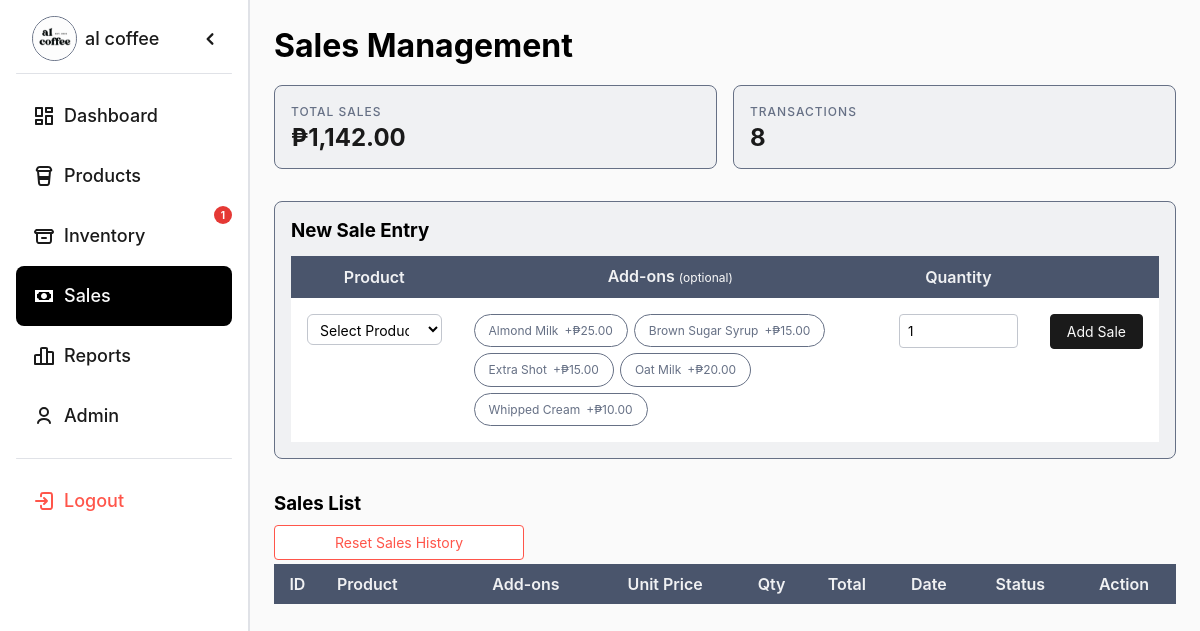
Page /package/admin/sales.php?date=2026-04-30 16:15:26 (signed in) on the earlier database version.
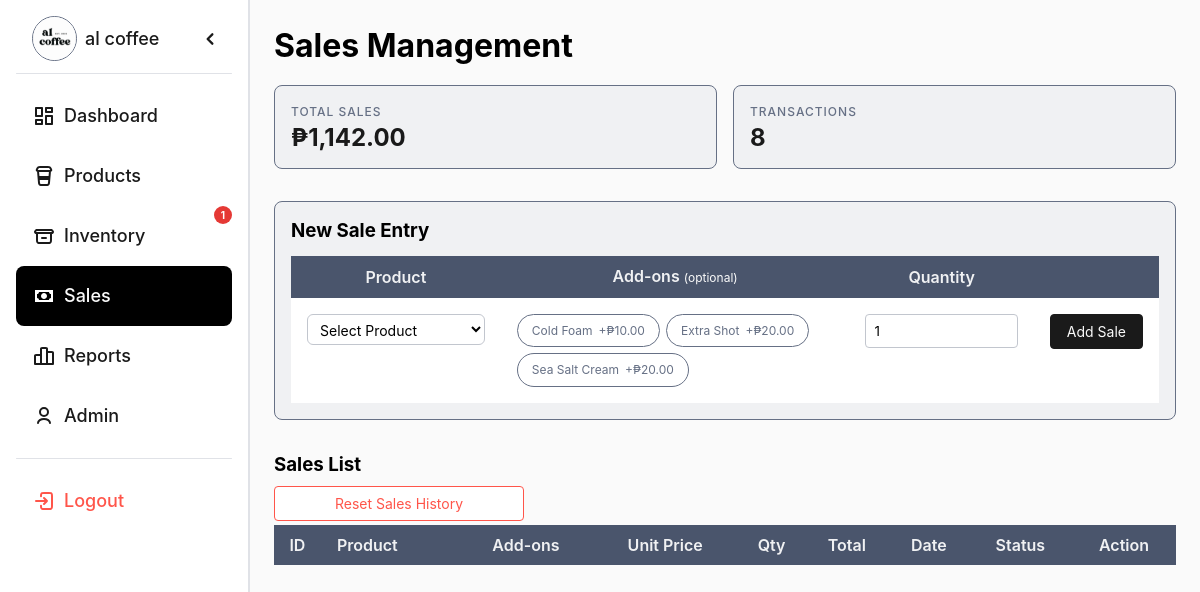
Same page on the later database version.
### tables this page shows
CREATE TABLE IF NOT EXISTS `addons` (
  `addon_id` int NOT NULL AUTO_INCREMENT,
  `addon_name` varchar(100) NOT NULL,
  `price` decimal(10,2) NOT NULL DEFAULT '0.00',
  `status` enum('Available','Unavailable') DEFAULT 'Available',
  PRIMARY KEY (`addon_id`)
);

### package/partials/header.php (called while the page is built, shortened)
<?php
require_once __DIR__ . '/low_stock_badge.php';
?>

### package/partials/low_stock_badge.php (called while the page is built, shortened)
<?php
$sql = "SELECT COUNT(*) AS c FROM ingredients WHERE stock <= low_stock_threshold";
$res = $conn->query($sql);
if ($res) {
    $row = $res->fetch_assoc();
    $lowStockCount = intval($row['c'] ?? 0);
}

### package/admin/sales.php (the view, shortened to what this page needs)
<?php
$conn = new mysqli("localhost", "root", "", "login");
$totalSales = $conn->query("
    SELECT SUM(total) as total FROM sales WHERE status = 'Completed'
")->fetch_assoc()['total'] ?? 0;
$totalTransactions = $conn->query("
    SELECT COUNT(*) as c FROM sales WHERE status = 'Completed'
")->fetch_assoc()['c'] ?? 0;
$addons_res  = $conn->query(
    "SELECT addon_id, addon_name, price FROM addons WHERE status = 'Available' ORDER BY addon_name"
);
$addons_list = [];
while ($a = $addons_res->fetch_assoc()) $addons_list[] = $a;
?>
<!DOCTYPE html>
<html>
<head>
    <link rel="stylesheet" href="../../resources/css/general.css">
    <link rel="stylesheet" href="../../resources/css/design_tokens/primitives.css">
    <link rel="stylesheet" href="../../resources/css/design_tokens/mapping.css">
    <link rel="stylesheet" href="../../resources/css/partials/header.css">
    <link rel="stylesheet" href="../../resources/css/partials/side_nav.css">
    <link rel="stylesheet" href="../../resources/css/main_interface.css">
     <link rel="stylesheet" href="../../resources/css/sales.css">
</head>
<body>
<div class="container">
    <?php include '../partials/header.php'; ?>
    <?php require '../partials/sidenav.php'; ?>
    <div class="main">
        <h1>Sales Management</h1>
        <div class="statistics-container statistics-container--grid">
            <div class="statistics_card statistics_card--flex">
                <div class="stat_card-label">Total Sales</div>
                <div class="stat-value">&#8369;<?= number_format($totalSales, 2) ?></div>
            </div>
            <div class="statistics_card statistics_card--flex">
                <div class="stat_card-label">Transactions</div>
                <div class="stat-value"><?= $totalTransactions ?></div>
            </div>
        </div>
        <div class="sale-form">
            <h3>New Sale Entry</h3>
            <form method="POST">
                <table class="entry-table">
                    <thead>
                        <tr>
                            <th>Product</th>
                            <th>Add-ons <span class="hint">(optional)</span></th>
                            <th>Quantity</th>
                            <th></th>
                        </tr>
                    </thead>
                    <tbody>
                        <tr>
                            <td class="entry-cell">
                                <select name="product_id" required>
                                    <option value="">Select Product</option>
                                </select>
                            </td>
                            <td class="entry-cell">
                                <?php if (!empty($addons_list)): ?>
                                    <div class="addon-list">
                                        <?php foreach ($addons_list as $a): ?>
                                            <div class="addon-chip">
                                                <label for="addon_<?= $a['addon_id'] ?>">
                                                    <?= htmlspecialchars($a['addon_name']) ?>
                                                    <span class="addon-price">+&#8369;<?= number_format($a['price'], 2) ?></span>
                                                </label>
                                            </div>
                                        <?php endforeach; ?>
                                    </div>
                                <?php else: ?>
                                    <span class="no-data">No add-ons available</span>
                                <?php endif; ?>
                            </td>
                            <td class="entry-cell">
                                <input type="number" name="quantity" min="1" value="1" required>
                            </td>
                            <td class="entry-cell">
                                <button type="submit" name="add_sale" class="add-btn">Add Sale</button>
                            </td>
                        </tr>
                    </tbody>
                </table>
            </form>
        </div>
        <h3>Sales List</h3>
        <form method="POST" onsubmit="return confirm('Reset all sales history? This cannot be undone.');">
            <button type="submit" name="reset_sales" class="reset-btn">Reset Sales History</button>
        </form>
        <table class="sales-table">
            <thead>
                <tr>
                    <th>ID</th>
                    <th style="text-align: left; padding-left: 16px;">Product</th>
                    <th>Add-ons</th>
                    <th>Unit Price</th>
                    <th>Qty</th>
                    <th>Total</th>
                    <th>Date</th>
                    <th>Status</th>
                    <th>Action</th>
                </tr>
            </thead>
        </table>
    </div>
</div>
</body>
</html>

### package/partials/sidenav.php (shortened to what this page needs)
<?php
$currentPage = basename(parse_url($_SERVER['REQUEST_URI'] ?? '', PHP_URL_PATH));
$activePage = $currentPage;
require_once __DIR__ . '/low_stock_badge.php';
?>
    <div class="sidenav">
     <div class="sidenav_header-container sidenav_header-container--flex">
         <a href="admin.php" class="sidenav_logo-admin sidenav_logo-admin--flex">
             <img src="../../resources/images/logo/Logo_Black.svg" alt="Admin Menu" class="business_logo_desktop">
             <p>al coffee</p>
        </a>
        <div class="sidenav_header_icon-container">
               <img class="drawer_desktop" src="../../resources/images/icons/Arrow/Chevron_Left_MD.svg" alt="Toggle Menu">
        </div>
    </div>
     <span class="line-separator"></span>
    <div class="sidenav_main-container">
             <a href="home_page.php" class="sidenav_main <?= ($activePage === 'home_page.php') ? 'sidenav_main--active' : '' ?>" aria-current="<?= ($activePage === 'home_page.php') ? 'page' : 'false' ?>">
                 <img src="../../resources/images/icons/Interface/Dashboard.svg" alt="Dashboard">
                <p>Dashboard</p>
            </a>
             <a href="products.php" class="sidenav_main <?= ($activePage === 'products.php') ? 'sidenav_main--active' : '' ?>" aria-current="<?= ($activePage === 'products.php') ? 'page' : 'false' ?>">
                  <img src="../../resources/images/icons/Environment/Coffe_To_Go.svg" alt="Products">
                <p>Products</p>
            </a>
              <a href="inventory.php" class="sidenav_main <?= ($activePage === 'inventory.php') ? 'sidenav_main--active' : '' ?>" aria-current="<?= ($activePage === 'inventory.php') ? 'page' : 'false' ?>">
                 <?php if (!empty($lowStockCount) && intval($lowStockCount) > 0): ?>
                     <span class="alert-nav-badge"><?= intval($lowStockCount) ?></span>
                 <?php endif; ?>
                 <img src="../../resources/images/icons/File/Archive.svg" alt="Inventory">
                <p>Inventory</p>
            </a>
             <a href="sales.php" class="sidenav_main <?= ($activePage === 'sales.php') ? 'sidenav_main--active' : '' ?>" aria-current="<?= ($activePage === 'sales.php') ? 'page' : 'false' ?>">
                 <img src="../../resources/images/icons/Interface/Cash.svg" alt="Sales">
                <p>Sales</p>
            </a>
             <a href="reports_analysis.php" class="sidenav_main <?= ($activePage === 'reports_analysis.php') ? 'sidenav_main--active' : '' ?>" aria-current="<?= ($activePage === 'reports_analysis.php') ? 'page' : 'false' ?>">
                   <img src="../../resources/images/icons/Interface/Vertical_Bar.svg" alt="Reports">
                <p>Reports</p>
            </a>
             <a href="admin.php" class="sidenav_main <?= ($activePage === 'admin.php') ? 'sidenav_main--active' : '' ?>" aria-current="<?= ($activePage === 'admin.php') ? 'page' : 'false' ?>">
                 <img src="../../resources/images/icons/User/User_03.svg" alt="Admin">
                <p>Admin</p>
            </a>
         </div>
     <span class="line-separator"></span>
     <div class="sidenav_footer-container sidenav_footer-container--flex">
         <a href="logout.php"
           onclick="return confirm('Are you sure you want to log out?')" class="logout_container logout_container--flex">
             <img src="../../resources/images/icons/Interface/Log_Out.svg" alt="Logout">
           <p>Logout</p>
        </a>
     </div>
    </div>

### resources/css/general.css (style rules this page uses)
* { box-sizing: border-box; margin: 0; padding: 0; }

### resources/css/design_tokens/primitives.css (style rules this page uses)
:root { --val-minus-1: -0.0625rem; --val-null: 0rem; --val-05px: 0.03125rem; --val-1px: 0.0625rem; --val-2px: 0.125rem; --val-minus-2: -0.125rem; --val-4px: 0.25rem; --val-minus-4: -0.25rem; --val-6px: 0.375rem; --val-8px: 0.5rem; --val-10px: 0.625rem; --val-minus-10: -0.625rem; --val-12px: 0.75rem; --val-14px: 0.875rem; --val-16px: 1rem; --val-minus-16: -1rem; --val-18px: 1.125rem; --val-20px: 1.25rem; --val-22px: 1.375rem; --val-24px: 1.5rem; --val-minus-24: -1.5rem; --val-26px: 1.625rem; --val-28px: 1.75rem; --val-32px: 2rem; --val-36px: 2.25rem; --val-40px: 2.5rem; --val-44px: 2.75rem; --val-48px: 2.8125rem; --val-52px: 3.25rem; --val-56px: 3.5rem; --val-60px: 3.75rem; --val-64px: 4rem; --val-68px: 4.25rem; --val-72px: 4.5rem; --val-76px: 4.75rem; --val-80px: 5rem; --val-84px: 5.25rem; --val-88px: 5.5rem; --val-92px: 5.75rem; --val-94px: 5.875rem; --val-96px: 6rem; --val-114px: 7.125rem; --val-128px: 8rem; --val-256px: 16rem; --val-274px: 17.125rem; --val-512px: 32rem; --val-1024px: 64rem; --val-1200px: 75rem; --val-1600px: 100rem; --val-infinity: 9999rem; --lh-4XS: 0.875rem; --lh-3XS: 1.125rem; --lh-2XS: 1.25rem; --lh-XS: 1.5rem; --lh-SM: 1.75rem; --lh-MD: 2.125rem; --lh-LG: 3.25rem; --lh-LG-3X: 4rem; --lh-LG-4x: 5.25rem; --lh-LG-5X: 6.75rem; --lh-LG-6X: 8.25rem; --size-4XS: 0.5rem; --size-3XS: 0.625rem; --size-XXS: 0.75rem; --size-XS: 0.875rem; --size-SM: 1rem; --size-MD: 1.125rem; --size-LG: 1.25rem; --size-LG-1-5: 1.5rem; --size-LG-1-75: 1.75rem; --size-LG-2X: 2.25rem; --size-LG-3X: 3rem; --size-LG-4X: 4rem; --size-LG-5X: 4.5rem; --size-LG-6X: 6rem; --weight-LIGHT: 300; --weight-REGULAR: 400; --weight-MEDIUM: 500; --weight-SEMI-BOLD: 600; --weight-BOLD: 700; --tf-DISPLAY: Manrope, Inter, Arial; --tf-HEADING: Manrope, Inter, Arial; --tf-BODY: Inter, Manrope, Arial; --tf-CAPTION: Inter, Manrope, Arial; --accent-blue-25: #f5f9ff; --accent-blue-50: #ecf5ff; --accent-blue-100: #d7eaff; --accent-blue-200: #b0d4ff; --accent-blue-300: #88bfff; --accent-blue-400: #61aaff; --accent-blue-500: #3994ff; --accent-blue-600: #1873de; --accent-blue-700: #0053b5; --accent-blue-800: #00418e; --accent-blue-900: #002a5c; --accent-white-900: #ffffff; --gray-strong-25: #bcc3e3; --gray-strong-50: #9da6cb; --gray-strong-100: #8791b7; --gray-strong-200: #6a749c; --gray-strong-300: #475175; --gray-strong-400: #384162; --gray-strong-500: #2f3757; --gray-strong-600: #242a46; --gray-strong-700: #1b2037; --gray-strong-800: #151a2d; --gray-strong-900: #0e1223; --black-25: #f2f2f2; --black-50: #e6e6e6; --black-100: #cccccc; --black-200: #b3b3b3; --black-300: #999999; --black-400: #808080; --black-500: #666666; --black-600: #4d4d4d; --black-700: #333333; --black-800: #1a1a1a; --black-900: #000000; --gray-soft-25: #fafafa; --gray-soft-50: #f0f1f3; --gray-soft-100: #e0e2e7; --gray-soft-200: #c2c6ce; --gray-soft-300: #a3a9b6; --gray-soft-400: #858d9d; --gray-soft-500: #667085; --gray-soft-600: #59647a; --gray-soft-700: #525d73; --gray-soft-800: #4a556c; --gray-soft-900: #404a60; --positive-25: #f4fcf7; --positive-50: #e9faf0; --positive-100: #d3f4e0; --positive-200: #a7e9c1; --positive-300: #7bdfa3; --positive-400: #4fd484; --positive-500: #23c965; --positive-600: #08b94e; --positive-500: #02983e; --positive-700: #02983e; --positive-800: #00732e; --positive-900: #00481d; --negative-25: #fff8f7; --negative-50: #fff1f0; --negative-100: #ffe2e0; --negative-200: #ffc6c2; --negative-300: #ffa9a3; --negative-400: #ff8d85; --negative-500: #ff554a; --negative-600: #ea483d; --negative-700: #d7392e; --negative-800: #c8271c; --negative-900: #b71409; --warning-25: #fffcf6; --warning-50: #ff9ed; --warning-100: #fff3db; --warning-200: #ffe6b7; --warning-300: #ffda92; --warning-400: #ffcd6e; --warning-500: #ffc14a; --warning-600: #eba622; --warning-700: #d18a02; --warning-800: #9f6800; --warning-900: #5a3b00; }

### resources/css/main_interface.css (style rules this page uses)
body { background: var(--background-default); min-height: 100vh; min-height: 100svh; position: relative; }
.container { position: relative; flex-direction: row; }
.main { display: flex; flex-direction: column; padding: var(--padding-80px) var(--padding-16px) var(--padding-16px) var(--padding-16px); transition: padding 0.2s ease; }
@media (min-width: 767px) { .main { padding: var(--padding-24px) var(--padding-24px) var(--padding-24px) var(--padding-274px); } }

Differences in the rows shown:
removed addons: addon_name "Almond Milk", price "25.00"
removed addons: addon_name "Brown Sugar Syrup", price "15.00"
changed addons: addon_name "Whipped Cream" → "Cold Foam"; moves up the list
changed addons "Extra Shot": price "15.00" → "20.00"
changed addons: addon_name "Oat Milk" → "Sea Salt Cream"
